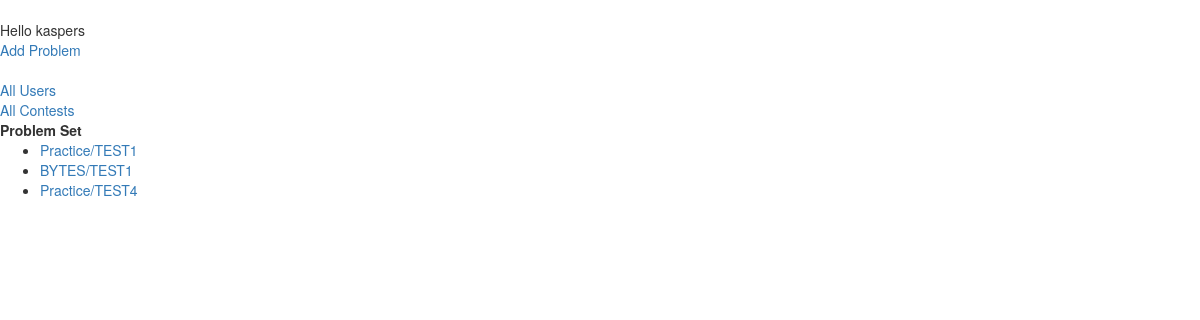
/judge/index/ (signed in), run on the app's committed database.
### JudgeSystem/models.py (models this page shows, shortened)
class Problem(models.Model):
	class Meta:
		unique_together = (("p_id", "contest"), )
	name = models.CharField(max_length = 100)
	p_id = models.CharField(max_length = 10)
	statement = models.CharField(max_length = 2000)
	setter = models.ForeignKey(JudgeUser, null = True, related_name = 'SetterOfProblem')
	contest = models.ForeignKey('Contest', null = True, related_name = 'ContestOfProblem')

class Contest(models.Model):
	user_list = models.ManyToManyField(JudgeUser, related_name = 'ContestToUser')
	start_time = models.DateTimeField()
	end_time = models.DateTimeField()
	isActive = models.BooleanField()
	administrator = models.ForeignKey(JudgeUser, related_name = 'admintoContest')
	contest_id = models.CharField(primary_key = True, max_length = 100)
	def __str__(self):
		return str(self.contest_id)

### JudgeSystem/views.py (the view)
def mainView(request):
	if request.method == 'POST':
		username = request.POST['username']
		password = request.POST['password']
		context = {}
		user = authenticate(username = username, password = password)
		if user is not None:
			if user.is_active:
				login(request, user)
				problems = Problem.objects.all()
				context = {
				    'problem' : problems,
				    'user' : user
				}
				return render(request,'index.html',context)
			else:
				return HttpResponseRedirect(reverse('login_page'))
		else:
			return HttpResponseRedirect(reverse('login_page'))
	else:
		user = request.user
		if user.is_authenticated():
			problems = Problem.objects.all()
			context = {
			    'problem' : problems,
			    'user' : user,
			}
			return render(request,'index.html',context)
		else:
			return HttpResponseRedirect(reverse('login_page'))

### JudgeSystem/templates/index.html (shortened to what this page needs)
<html>
<head>
	  <link rel="stylesheet" href="http://maxcdn.bootstrapcdn.com/bootstrap/3.3.6/css/bootstrap.min.css">
	<body>
	    <br>
	    Hello {{user.username}}
	    <br>
	    <a href = "{% url 'add_problem' %}">Add Problem</a>
	    <br>
	    <br>
	    <a href = "{% url 'userlist' %}"> All Users </a>
	    <br>
	    <a href = "{% url 'AllContests' %}"> All Contests </a>
	    <br>
	    <strong> Problem Set </strong>
	    <br>
		<ul>
		{% for p in problem %}
		   <li>
		   	<a href = "{% url 'details' p.contest.contest_id p.p_id  %}">{{p.contest}}/{{p.name}}</a>
		   </li>
		{% endfor %}
	    </ul>
   </body>
</head>
</html>

### data on the page
Problem: contest "Practice", name "TEST1"
Problem: contest "BYTES", name "TEST1"
Problem: contest "Practice", name "TEST4"

### other printed values
{{ user.username }} "kaspers"
